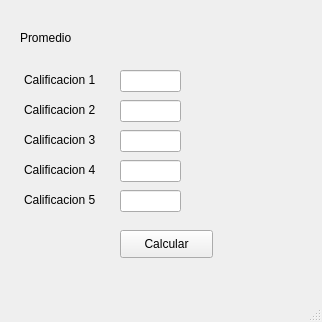
<?xml version="1.0" encoding="UTF-8"?>
<ui version="4.0">
 <class>MainWindow</class>
 <widget class="QMainWindow" name="MainWindow">
  <property name="geometry">
   <rect>
    <x>0</x>
    <y>0</y>
    <width>322</width>
    <height>322</height>
   </rect>
  </property>
  <property name="windowTitle">
   <string>MainWindow</string>
  </property>
  <widget class="QWidget" name="centralwidget">
   <widget class="QLabel" name="label">
    <property name="geometry">
     <rect>
      <x>20</x>
      <y>30</y>
      <width>91</width>
      <height>16</height>
     </rect>
    </property>
    <property name="text">
     <string>Promedio</string>
    </property>
   </widget>
   <widget class="QLabel" name="label_2">
    <property name="geometry">
     <rect>
      <x>24</x>
      <y>70</y>
      <width>81</width>
      <height>20</height>
     </rect>
    </property>
    <property name="text">
     <string>Calificacion 1</string>
    </property>
   </widget>
   <widget class="QLineEdit" name="txt_calif1">
    <property name="geometry">
     <rect>
      <x>120</x>
      <y>70</y>
      <width>61</width>
      <height>22</height>
     </rect>
    </property>
   </widget>
   <widget class="QLabel" name="label_3">
    <property name="geometry">
     <rect>
      <x>24</x>
      <y>100</y>
      <width>81</width>
      <height>20</height>
     </rect>
    </property>
    <property name="text">
     <string>Calificacion 2</string>
    </property>
   </widget>
   <widget class="QLineEdit" name="txt_calif2">
    <property name="geometry">
     <rect>
      <x>120</x>
      <y>100</y>
      <width>61</width>
      <height>22</height>
     </rect>
    </property>
   </widget>
   <widget class="QLabel" name="label_4">
    <property name="geometry">
     <rect>
      <x>24</x>
      <y>130</y>
      <width>81</width>
      <height>20</height>
     </rect>
    </property>
    <property name="text">
     <string>Calificacion 3</string>
    </property>
   </widget>
   <widget class="QLineEdit" name="txt_calif3">
    <property name="geometry">
     <rect>
      <x>120</x>
      <y>130</y>
      <width>61</width>
      <height>22</height>
     </rect>
    </property>
   </widget>
   <widget class="QLabel" name="label_5">
    <property name="geometry">
     <rect>
      <x>24</x>
      <y>160</y>
      <width>81</width>
      <height>20</height>
     </rect>
    </property>
    <property name="text">
     <string>Calificacion 4</string>
    </property>
   </widget>
   <widget class="QLineEdit" name="txt_calif4">
    <property name="geometry">
     <rect>
      <x>120</x>
      <y>160</y>
      <width>61</width>
      <height>22</height>
     </rect>
    </property>
   </widget>
   <widget class="QLabel" name="label_6">
    <property name="geometry">
     <rect>
      <x>24</x>
      <y>190</y>
      <width>81</width>
      <height>20</height>
     </rect>
    </property>
    <property name="text">
     <string>Calificacion 5</string>
    </property>
   </widget>
   <widget class="QLineEdit" name="txt_calif5">
    <property name="geometry">
     <rect>
      <x>120</x>
      <y>190</y>
      <width>61</width>
      <height>22</height>
     </rect>
    </property>
   </widget>
   <widget class="QLabel" name="label_promedio">
    <property name="geometry">
     <rect>
      <x>220</x>
      <y>100</y>
      <width>55</width>
      <height>51</height>
     </rect>
    </property>
    <property name="tabletTracking">
     <bool>false</bool>
    </property>
    <property name="lineWidth">
     <number>1</number>
    </property>
    <property name="text">
     <string/>
    </property>
    <property name="scaledContents">
     <bool>false</bool>
    </property>
    <property name="alignment">
     <set>Qt::AlignCenter</set>
    </property>
    <property name="wordWrap">
     <bool>true</bool>
    </property>
   </widget>
   <widget class="QPushButton" name="btn_calcular">
    <property name="geometry">
     <rect>
      <x>120</x>
      <y>230</y>
      <width>93</width>
      <height>28</height>
     </rect>
    </property>
    <property name="text">
     <string>Calcular</string>
    </property>
   </widget>
  </widget>
  <widget class="QMenuBar" name="menubar">
   <property name="geometry">
    <rect>
     <x>0</x>
     <y>0</y>
     <width>322</width>
     <height>26</height>
    </rect>
   </property>
  </widget>
  <widget class="QStatusBar" name="statusbar"/>
 </widget>
 <resources/>
 <connections/>
</ui>
